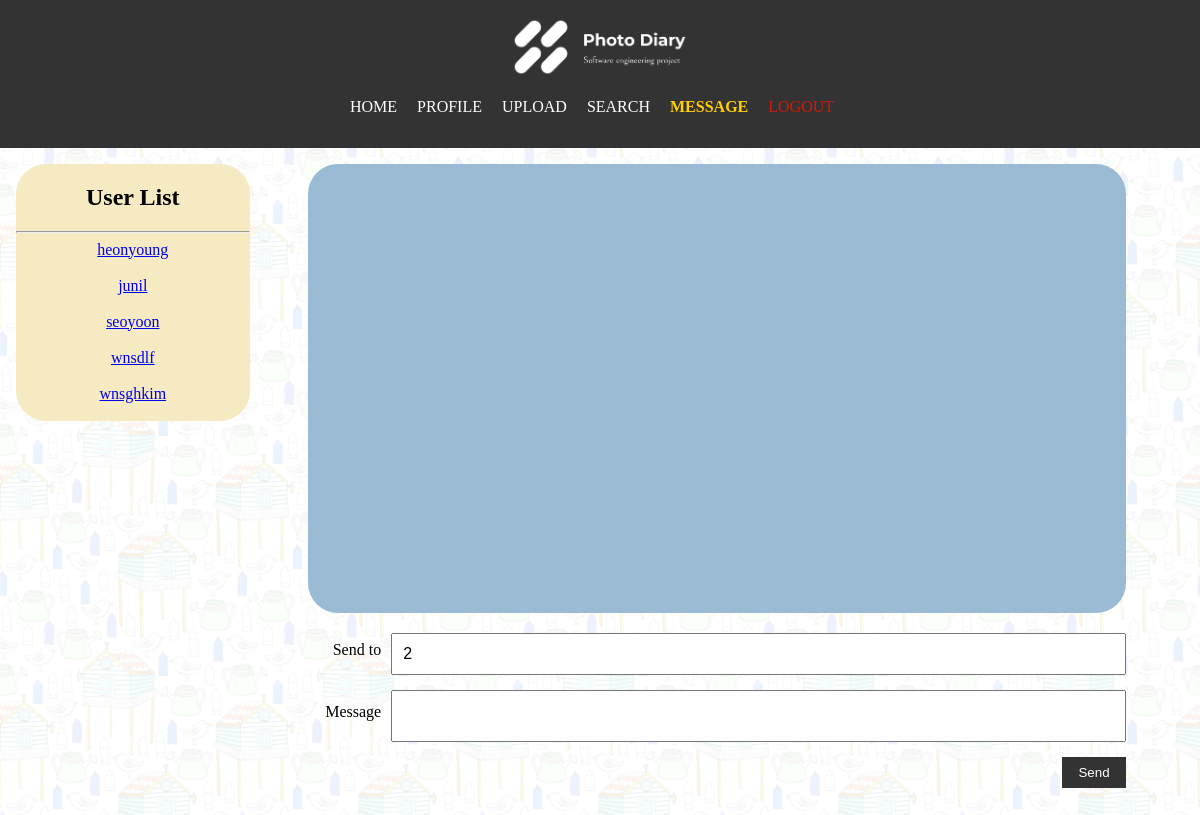
Page /messages?recipient_id=2 (signed in) on the earlier database version.
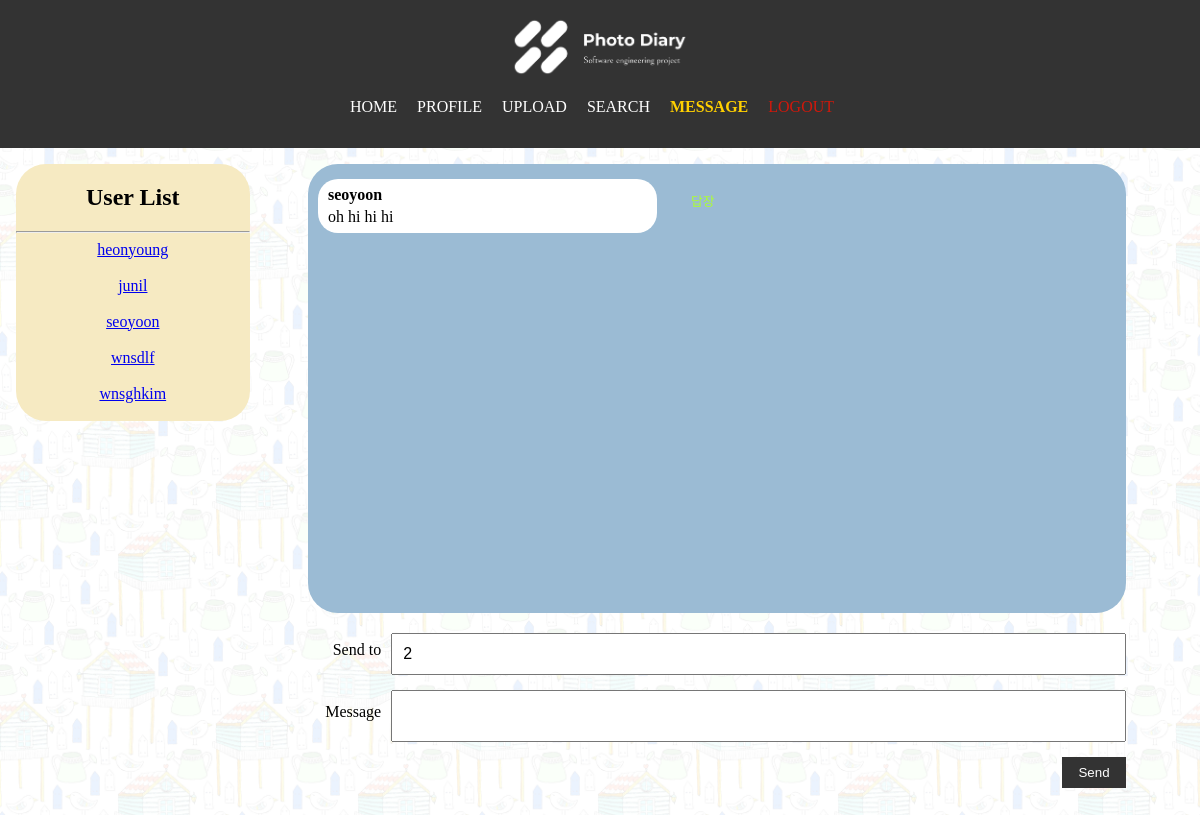
Same page on the later database version.
### tables this page shows
CREATE TABLE users (
    id INTEGER PRIMARY KEY AUTOINCREMENT,
    username TEXT NOT NULL UNIQUE,
    password TEXT NOT NULL
);

CREATE TABLE messages (
    id INTEGER PRIMARY KEY AUTOINCREMENT,
    sender_id INTEGER NOT NULL,
    recipient_id INTEGER NOT NULL,
    message TEXT,
    FOREIGN KEY (sender_id) REFERENCES users(id),
    FOREIGN KEY (recipient_id) REFERENCES users(id)
);

### app.py (the view, shortened to what this page needs)
@app.route('/messages', methods=['GET', 'POST'])
def messages():
    if 'user_id' in session:
        recipient_id = request.args.get('recipient_id')
        if recipient_id:
            user_messages = query_db(
                'SELECT * FROM messages WHERE (sender_id = ? AND recipient_id = ?) OR (sender_id = ? AND recipient_id = ?) ORDER BY id',
                [session['user_id'], recipient_id, recipient_id, session['user_id']]
            )
        else:
            user_messages = []
        users = query_db('SELECT id, username FROM users WHERE id != ?', [session['user_id']])
        return render_template('messages.html', messages=user_messages, users=users, recipient_id=recipient_id)
    return redirect(url_for('index'))

### app.py (called while the page is built)
def get_db():
    db = getattr(g, '_database', None)
    if db is None:
        db = g._database = sqlite3.connect(DATABASE)
    return db

@app.teardown_appcontext
def close_connection(exception):
    db = getattr(g, '_database', None)
    if db is not None:
        db.close()

def query_db(query, args=(), one=False):
    cur = get_db().execute(query, args)
    rv = cur.fetchall()
    cur.close()
    return (rv[0] if rv else None) if one else rv

def get_username(user_id):
    user = query_db('SELECT username FROM users WHERE id = ?', [user_id], one=True)
    return user[0] if user else 'Unknown'

@app.template_filter('get_username')
def get_username_filter(user_id):
    return get_username(user_id)

### templates/messages.html (shortened to what this page needs)
{% extends 'base.html' %}
{% block content %}
<div class="sidebar">
  <h2>User List</h2>
  <hr>
  {% for user in users %}
    <a href="{{ url_for('messages', recipient_id=user[0]) }}">{{ user[1] }}</a><br><br>
  {% endfor %}
</div>
<div class="content">
  <div class="chatbox">
    {% for message in messages %}
      <div class="message-box {% if message[1] == session['user_id'] %}sent-box{% else %}received-box{% endif %}">
        <div class="message {% if message[1] == session['user_id'] %}sent{% else %}received{% endif %}">
          <p><strong>{{ message[1] | get_username }}</strong></p>
          <p>{{ message[3] }}</p>
        </div>
        {% if message[1] != session['user_id'] %}
        <div class="reply-form">
          <form action="{{ url_for('messages') }}" method="get">
            <button type="submit" class="reply-button">답장</button>
          </form>
        </div>
        {% endif %}
      </div>
    {% endfor %}
  </div>
  <form method="POST" class="message-form">
    <div class="form-group">
      <label for="recipient_id">Send to</label>
      <input type="text" id="recipient_id" name="recipient_id" value="{{ recipient_id }}" required>
    </div>
    <div class="form-group">
      <label for="message">Message</label>
      <textarea id="message" name="message" required></textarea>
    </div>
    <div class="sendbtn">
      <button type="submit">Send</button>
    </div>
  </form>
</div>
{% endblock %}

### templates/base.html (shortened to what this page needs)
<!DOCTYPE html>
<html lang="ko">
<head>
    <link rel="stylesheet" href="{{ url_for('static', filename='style.css') }}">
</head>
<body>
    <header>
      <img src="{{ url_for('static', filename='pic/logo.png') }}" alt="logo" class="logo" width="20%">
        <nav>
            <ul>
                {% if session.get('user_id') %}
                    <li><a href="{{ url_for('index') }}" class="{{ 'active' if request.endpoint == 'index' else '' }}">HOME</a></li>
                    <li><a href="{{ url_for('profile') }}" class="{{ 'active' if request.endpoint == 'profile' else '' }}">PROFILE</a></li>
                    <li><a href="{{ url_for('upload') }}" class="{{ 'active' if request.endpoint == 'upload' else '' }}">UPLOAD</a></li>
                    <li><a href="{{ url_for('search') }}" class="{{ 'active' if request.endpoint == 'search' else '' }}">SEARCH</a></li>
                    <li><a href="{{ url_for('messages') }}" class="{{ 'active' if request.endpoint == 'messages' else '' }}">MESSAGE</a></li>
                    <li><a href="{{ url_for('logout') }}" class="logout">LOGOUT</a></li>
                {% else %}
                    <li><a href="{{ url_for('register') }}" class="{{ 'active' if request.endpoint == 'register' else '' }}">REGISTER</a></li>
                {% endif %}
            </ul>
        </nav>
    </header>
    <main>
        {% block content %}{% endblock %}
    </main>
</body>
</html>

### static/style.css (style rules this page uses)
body { font-family:'SUIT'; background-image: url('/static/pic/background.jpg'); background-size: 20vw; margin: 0; padding: 0; }
header { background-color: #333; color: white; padding: 1rem; text-align: center; }
header nav ul { list-style: none; padding: 0; }
header nav ul li { display: inline; margin-right: 1rem; }
header nav ul li a { color: white; text-decoration: none; }
nav ul li a.active { color: #FFD000; font-weight: bold; }
main { padding: 1rem; }
form { margin-bottom: 1rem; }
form label { display: block; margin-bottom: 0.5rem; }
form input, form textarea { width: 50%; padding: 0.5rem; margin-bottom: 1rem; margin: 0 auto; display: block; }
form button { padding: 0.5rem 1rem; background-color: #333; color: white; border: none; }
.sendbtn { text-align: right; }
.logout { color: #D1180B; }
.form-group { display: flex; margin-bottom: 1rem; }
.form-group label { flex-basis: 10%; text-align: center; padding-right: 1rem; }
.form-group input { flex-grow: 1; }
.sidebar { float: left; width: 20%; text-align: center; background-color: #F6EAC2; height: 100%; border-radius: 30px; }
.content { margin-left: 20%; padding-left: 5%; padding-right: 5%; }
h2 { text-align: center; }
.edit-button, .delete-button, .reply-button, .message-button, .search-button { margin: 0 0.5rem; padding: 0.5rem 1rem; background-color: #FFA500; color: white; text-decoration: none; border: none; border-radius: 5px; cursor: pointer; }
.edit-button, .delete-button, .reply-button, .login-button, .message-button, .register-button:active { transform: translateY(1px); }

### templates/messages.html (style rules this page uses)
.sidebar { float: left; width: 20%; text-align: center; background-color: #F6EAC2; height: 100%; }
.content { margin-left: 20%; height: 80vh; overflow-y: auto; display: flex; flex-direction: column; }
.chatbox { border-radius: 30px; background-color: #9bbbd4; padding: 10px; height: 70%; overflow-y: scroll; flex-grow: 1; display: flex; flex-direction: column; }
.form-group { margin-bottom: 15px; display: flex; align-items: center; }
.form-group label { width: 20%; text-align: right; padding-right: 10px; }
.form-group input[type="text"], .form-group textarea { width: 100%; box-sizing: border-box; padding: 10px; font-size: 1em; }
.form-group textarea { resize: none; }
.message-form { margin-top: 20px; }
.message-box { display: flex; margin: 5px 0; align-items: flex-end; }
.received-box { justify-content: flex-start; }
.message { padding: 5px 10px; border-radius: 20px; width: 40%; position: relative; display: flex; flex-direction: column; }
.received { background-color: #ffffff; text-align: left; }
.reply-form { margin-left: 10px; display: flex; align-items: flex-end; }
.reply-button { background: none; border: none; color: greenyellow; cursor: pointer; font-size: 0.8em; }
.message p { margin: 2px 0; }

Differences in the rows shown:
added messages: message "seoyoon", message "oh hi hi hi"
